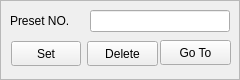
  <widget class="QFrame" name="frame6">
   <property name="geometry">
    <rect>
     <x>259</x>
     <y>89</y>
     <width>240</width>
     <height>80</height>
    </rect>
   </property>
   <property name="frameShape">
    <enum>QFrame::StyledPanel</enum>
   </property>
   <property name="frameShadow">
    <enum>QFrame::Plain</enum>
   </property>
   <widget class="QLabel" name="textLabel1_2">
    <property name="geometry">
     <rect>
      <x>10</x>
      <y>10</y>
      <width>81</width>
      <height>22</height>
     </rect>
    </property>
    <property name="text">
     <string>Preset NO.</string>
    </property>
    <property name="wordWrap">
     <bool>false</bool>
    </property>
   </widget>
   <widget class="QLineEdit" name="EditPreSetNo">
    <property name="geometry">
     <rect>
      <x>90</x>
      <y>10</y>
      <width>140</width>
      <height>22</height>
     </rect>
    </property>
   </widget>
   <widget class="QPushButton" name="pushButSet">
    <property name="geometry">
     <rect>
      <x>11</x>
      <y>41</y>
      <width>70</width>
      <height>25</height>
     </rect>
    </property>
    <property name="text">
     <string>Set</string>
    </property>
   </widget>
   <widget class="QPushButton" name="pushButPresetDel">
    <property name="geometry">
     <rect>
      <x>87</x>
      <y>41</y>
      <width>71</width>
      <height>25</height>
     </rect>
    </property>
    <property name="text">
     <string>Delete</string>
    </property>
   </widget>
   <widget class="QPushButton" name="pushButGotoPreset">
    <property name="geometry">
     <rect>
      <x>160</x>
      <y>40</y>
      <width>71</width>
      <height>25</height>
     </rect>
    </property>
    <property name="text">
     <string>Go To</string>
    </property>
   </widget>
  </widget>
